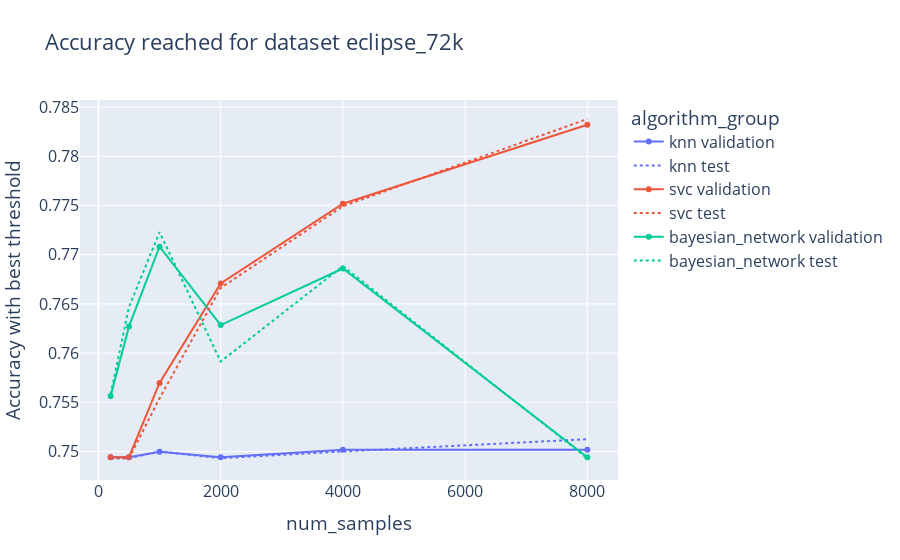

The cell this chart's notebook holds for it:
### Code cell
dataset_choice = "eclipse_72k"
d = df.query(f"dataset_choice == '{dataset_choice}'")
d.sort_values("num_samples",inplace=True)
d = d.rename({"thresholdtest_accuracy_val": "Validation accuracy with best threshold", "thresholdtest_accuracy_test": "Test accuracy with best threshold"}, axis=1)
fig = px.line(
    d,
    x="num_samples",
    y="Validation accuracy with best threshold",
    color="algorithm_group",
    title=f"Accuracy reached for dataset {dataset_choice}",
    markers=True,
)
for i,trace in enumerate(fig.data):
    trace.name =  trace.name + ' validation'
fig2 = px.line(d, x="num_samples", y="Test accuracy with best threshold", color="algorithm_group")
for i,trace in enumerate(fig2.data):
    trace.name = trace.name + ' test'
fig2.update_traces(patch={"line": {"dash": 'dot'}}) 
for i in range(3):
    fig.add_trace(fig2.data[i])
fig.update_layout(
    font=dict(size=16)  # Set the default font size for all text elements in the figure
)
fig.update_yaxes(title_text="Accuracy with best threshold")
fig.show()

### Figure 1 — Plotly figure (JSON) as saved in the notebook; plotly's stock layout.template omitted (floating-point values rounded to 4 significant figures)
{"data": [{"hovertemplate": "algorithm_group=knn<br>num_samples=%{x}<br>Validation accuracy with best threshold=%{y}<extra></extra>", "legendgroup": "knn", "line": {"color": "#636efa", "dash": "solid"}, "marker": {"symbol": "circle"}, "mode": "markers+lines", "name": "knn validation", "orientation": "v", "showlegend": true, "type": "scatter", "x": [200, 500, 1000, 2000, 4000, 8000], "xaxis": "x", "y": [0.7494, 0.7494, 0.75, 0.7494, 0.7502, 0.7502], "yaxis": "y"}, {"hovertemplate": "algorithm_group=svc<br>num_samples=%{x}<br>Validation accuracy with best threshold=%{y}<extra></extra>", "legendgroup": "svc", "line": {"color": "#EF553B", "dash": "solid"}, "marker": {"symbol": "circle"}, "mode": "markers+lines", "name": "svc validation", "orientation": "v", "showlegend": true, "type": "scatter", "x": [200, 500, 1000, 2000, 4000, 8000], "xaxis": "x", "y": [0.7494, 0.7494, 0.757, 0.7671, 0.7752, 0.7832], "yaxis": "y"}, {"hovertemplate": "algorithm_group=bayesian_network<br>num_samples=%{x}<br>Validation accuracy with best threshold=%{y}<extra></extra>", "legendgroup": "bayesian_network", "line": {"color": "#00cc96", "dash": "solid"}, "marker": {"symbol": "circle"}, "mode": "markers+lines", "name": "bayesian_network validation", "orientation": "v", "showlegend": true, "type": "scatter", "x": [200, 500, 1000, 2000, 4000, 8000], "xaxis": "x", "y": [0.7556, 0.7627, 0.7708, 0.7628, 0.7686, 0.7494], "yaxis": "y"}, {"hovertemplate": "algorithm_group=knn<br>num_samples=%{x}<br>Test accuracy with best threshold=%{y}<extra></extra>", "legendgroup": "knn", "line": {"color": "#636efa", "dash": "dot"}, "marker": {"symbol": "circle"}, "mode": "lines", "name": "knn test", "orientation": "v", "showlegend": true, "type": "scatter", "x": [200, 500, 1000, 2000, 4000, 8000], "xaxis": "x", "y": [0.7493, 0.7493, 0.75, 0.7493, 0.75, 0.7512], "yaxis": "y"}, {"hovertemplate": "algorithm_group=svc<br>num_samples=%{x}<br>Test accuracy with best threshold=%{y}<extra></extra>", "legendgroup": "svc", "line": {"color": "#EF553B", "dash": "dot"}, "marker": {"symbol": "circle"}, "mode": "lines", "name": "svc test", "orientation": "v", "showlegend": true, "type": "scatter", "x": [200, 500, 1000, 2000, 4000, 8000], "xaxis": "x", "y": [0.7493, 0.7493, 0.7554, 0.7666, 0.7749, 0.7838], "yaxis": "y"}, {"hovertemplate": "algorithm_group=bayesian_network<br>num_samples=%{x}<br>Test accuracy with best threshold=%{y}<extra></extra>", "legendgroup": "bayesian_network", "line": {"color": "#00cc96", "dash": "dot"}, "marker": {"symbol": "circle"}, "mode": "lines", "name": "bayesian_network test", "orientation": "v", "showlegend": true, "type": "scatter", "x": [200, 500, 1000, 2000, 4000, 8000], "xaxis": "x", "y": [0.7558, 0.7647, 0.7723, 0.7591, 0.7688, 0.7493], "yaxis": "y"}], "layout": {"font": {"size": 16}, "legend": {"title": {"text": "algorithm_group"}, "tracegroupgap": 0}, "title": {"text": "Accuracy reached for dataset eclipse_72k"}, "xaxis": {"anchor": "y", "domain": [0, 1], "title": {"text": "num_samples"}}, "yaxis": {"anchor": "x", "domain": [0, 1], "title": {"text": "Accuracy with best threshold"}}}}
